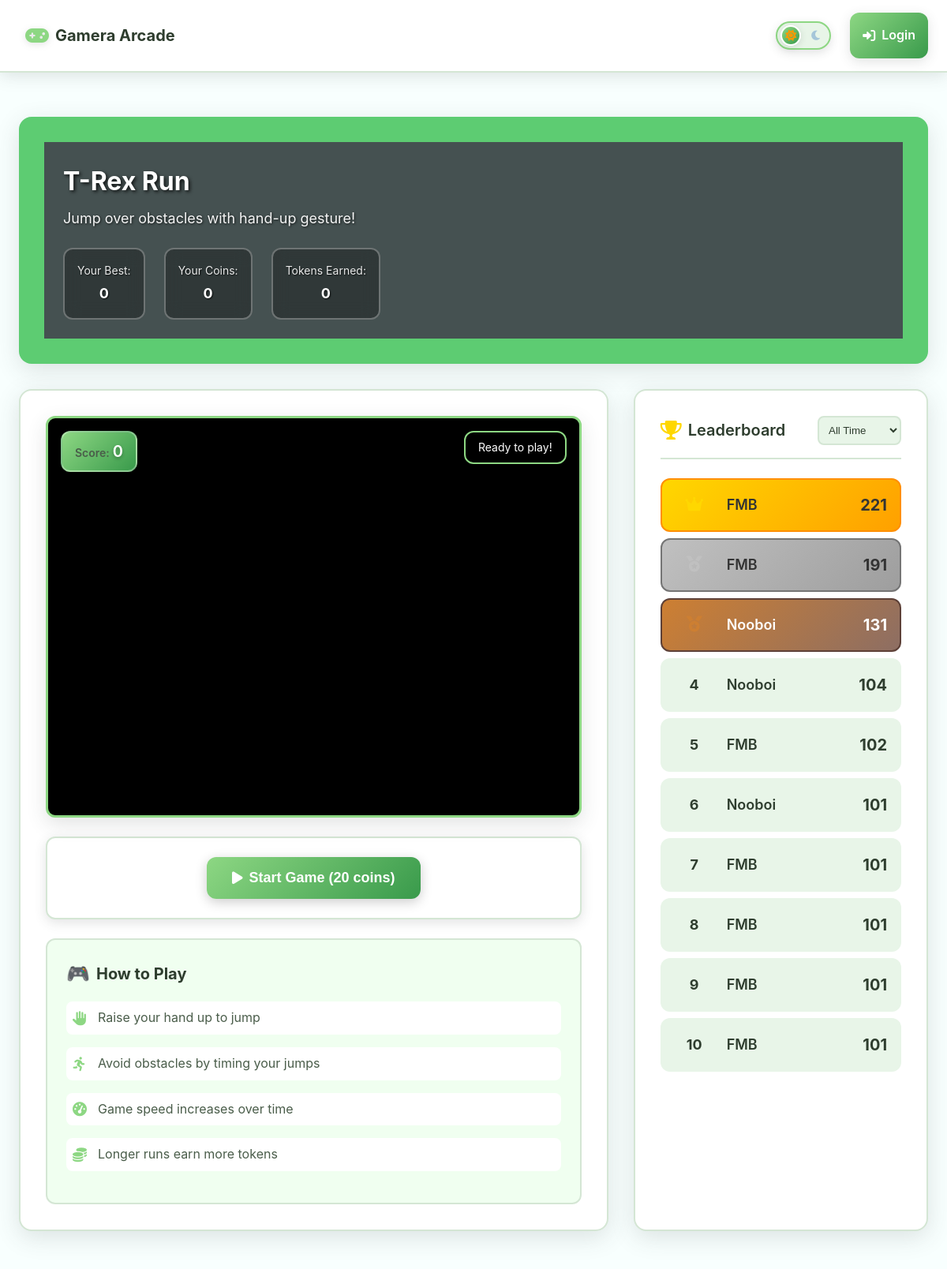
The page /game/trex_run (upper part) on the database as committed earlier.
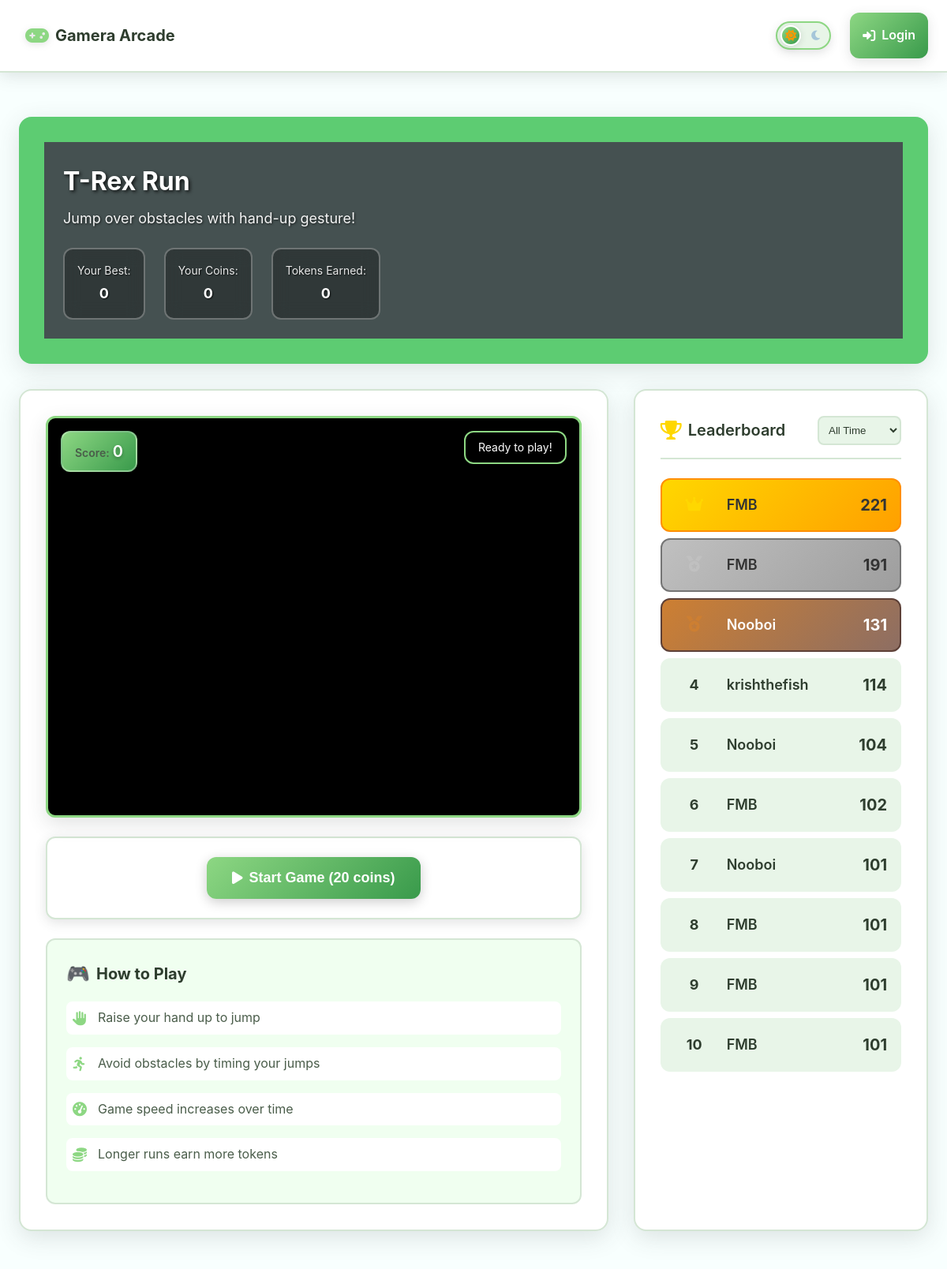
The same page on the database as committed later.
### app.py (models this page shows)
class Score(db.Model):
    id = db.Column(db.Integer, primary_key=True)
    user_id = db.Column(db.Integer, db.ForeignKey('user.id'), nullable=False)
    game_name = db.Column(db.String(50), nullable=False)
    score = db.Column(db.Integer, nullable=False)
    tokens_earned = db.Column(db.Integer, default=0)
    created_at = db.Column(db.DateTime, default=datetime.utcnow)

class User(db.Model):
    id = db.Column(db.Integer, primary_key=True)
    username = db.Column(db.String(80), unique=True, nullable=False)
    email = db.Column(db.String(120), unique=True, nullable=False)
    password_hash = db.Column(db.String(120), nullable=False)
    wallet_address = db.Column(db.String(42), nullable=True)  # Web3 wallet address
    tokens = db.Column(db.Integer, default=1000)  # Game tokens earned
    created_at = db.Column(db.DateTime, default=datetime.utcnow)
    scores = db.relationship('Score', backref='user', lazy=True)

### app.py (the view)
@app.route('/game/<game_id>')
def game(game_id):
    if game_id not in GAMES_CONFIG:
        flash('Game not found!', 'error')
        return redirect(url_for('index'))
    game_config = GAMES_CONFIG[game_id]
    leaderboard = db.session.query(Score, User.username)\
        .join(User)\
        .filter(Score.game_name == game_id)\
        .order_by(Score.score.desc())\
        .limit(10)\
        .all()
    user = None
    if 'user_id' in session:
        user = User.query.get(session['user_id'])
    return render_template('game.html',
                         game_id=game_id,
                         game_config=game_config,
                         leaderboard=leaderboard,
                         user=user)

### templates/game.html (shortened to what this page needs)
{% extends "layout.html" %}
{% block content %}
<div class="game-page">
  <div class="game-header">
      <div class="game-header-content">
          <div class="game-info" style="background-color:rgb(69, 81, 81);">
              <h1 class="game-title">{{ game_config.name }}</h1>
              <p class="game-description">{{ game_config.description }}</p>
              <div class="game-stats">
                  <div class="stat-item">
                      <span class="stat-label">Your Best:</span>
                      <span class="stat-value" id="personalBest">Loading...</span>
                  </div>
                  <div class="stat-item">
                      <span class="stat-label">Your Coins:</span>
                      <span class="stat-value" id="userCoins">{% if user %}{{ user.tokens }}{% else %}0{% endif %}</span>
                  </div>
                  <div class="stat-item">
                      <span class="stat-label">Tokens Earned:</span>
                      <span class="stat-value" id="tokensEarned">0</span>
                  </div>
              </div>
          </div>
      </div>
  </div>
  <div class="game-content">
      <div class="game-canvas-section">
          <div class="canvas-container">
              {% if game_config.status == 'active' %}
                  <div class="game-overlay-ui">
                      <div class="score-display">
                          <span class="score-label">Score:</span>
                          <span class="score-value" id="currentScore">0</span>
                      </div>
                      <div class="game-status" id="gameStatus">
                          Ready to play!
                      </div>
                  </div>
              {% endif %}
          </div>
          {% if game_config.status == 'active' %}
              <div class="game-controls-bottom">
                  <button class="game-btn primary" id="startGameBtn" onclick="startGame()">
                      <i class="fas fa-play"></i>
                      Start Game (20 coins)
                  </button>
              </div>
          {% endif %}
          <div class="game-instructions">
              <h3>How to Play</h3>
              {% if game_id == 'fruit_ninja' %}
                  <ul>
                      <li><i class="fas fa-hand-paper"></i> Show your hand to the camera</li>
                      <li><i class="fas fa-arrows-alt"></i> Make quick swipe gestures to slice fruits</li>
                      <li><i class="fas fa-target"></i> Don't let fruits fall - you'll lose lives!</li>
                      <li><i class="fas fa-coins"></i> Higher scores earn more tokens</li>
                      <li><i class="fas fa-lightbulb"></i> Make sure you have good lighting for hand detection</li>
                  </ul>
              {% elif game_id == 'trex_run' %}
                  <ul>
                      <li><i class="fas fa-hand-paper"></i> Raise your hand up to jump</li>
                      <li><i class="fas fa-running"></i> Avoid obstacles by timing your jumps</li>
                      <li><i class="fas fa-tachometer-alt"></i> Game speed increases over time</li>
                      <li><i class="fas fa-coins"></i> Longer runs earn more tokens</li>
                  </ul>
              {% endif %}
          </div>
      </div>
      <div class="leaderboard-section">
          <div class="leaderboard-header">
              <h3 class="leaderboard-title">
                  <i class="fas fa-trophy"></i>
                  Leaderboard
              </h3>
              <div class="leaderboard-filter">
                  <select id="leaderboardFilter" onchange="filterLeaderboard()">
                      <option value="all">All Time</option>
                  </select>
              </div>
          </div>
          <div class="leaderboard-list">
              {% if leaderboard %}
                  {% for score, username in leaderboard %}
                      <div class="leaderboard-item {% if loop.index <= 3 %}top-{{ loop.index }}{% endif %}">
                          <div class="rank">
                              {% if loop.index == 1 %}
                                  <i class="fas fa-crown gold"></i>
                              {% elif loop.index == 2 %}
                                  <i class="fas fa-medal silver"></i>
                              {% elif loop.index == 3 %}
                                  <i class="fas fa-medal bronze"></i>
                              {% else %}
                                  <span class="rank-number">{{ loop.index }}</span>
                              {% endif %}
                          </div>
                          <div class="player-info">
                              <span class="player-name">{{ username }}</span>
                              <span class="player-score">{{ score.score }}</span>
                          </div>
                      </div>
                  {% endfor %}
              {% else %}
                  <div class="empty-leaderboard">
                      <i class="fas fa-trophy"></i>
                      <p>No scores yet. Be the first to play!</p>
                  </div>
              {% endif %}
          </div>
      </div>
  </div>
</div>
{% endblock %}

### templates/layout.html (shortened to what this page needs)
<!DOCTYPE html>
<html lang="en">
<head>
    <link rel="stylesheet" href="{{ url_for('static', filename='css/style.css') }}">
    <link href="https://cdnjs.cloudflare.com/ajax/libs/font-awesome/6.0.0/css/all.min.css" rel="stylesheet">
</head>
<body>
    <nav class="navbar">
        <div class="nav-container">
            <div class="nav-brand">
                <a href="{{ url_for('index') }}" class="brand-link">
                    <i class="fas fa-gamepad brand-icon"></i>
                    <span class="brand-text">Gamera Arcade</span>
                </a>
            </div>
            <div class="nav-controls">
                <div class="theme-toggle">
                    <label for="theme-switch" class="theme-label">
                        <i class="fas fa-sun sun-icon"></i>
                        <i class="fas fa-moon moon-icon"></i>
                        <span class="toggle-slider"></span>
                    </label>
                </div>
                <div class="profile-dropdown">
                    {% if session.user_id %}
                        <button class="profile-btn" onclick="toggleDropdown()">
                            <i class="fas fa-user-circle"></i>
                            <span>{{ session.username }}</span>
                            <i class="fas fa-chevron-down dropdown-arrow"></i>
                        </button>
                        <div class="dropdown-menu" id="profileDropdown">
                            <a href="{{ url_for('profile') }}" class="dropdown-item">
                                <i class="fas fa-user"></i> Profile
                            </a>
                            <a href="#" class="dropdown-item" onclick="connectWallet()">
                                <i class="fas fa-wallet"></i> Connect Wallet
                            </a>
                            <div class="dropdown-divider"></div>
                            <a href="{{ url_for('logout') }}" class="dropdown-item">
                                <i class="fas fa-sign-out-alt"></i> Logout
                            </a>
                        </div>
                    {% else %}
                        <a href="{{ url_for('auth') }}" class="auth-btn">
                            <i class="fas fa-sign-in-alt"></i>
                            <span>Login</span>
                        </a>
                    {% endif %}
                </div>
            </div>
        </div>
    </nav>
    <main class="main-content">
        {% block content %}{% endblock %}
    </main>
</body>
</html>

Rows that differ between the two databases and show on the page:
no longer on this page (row unchanged): Score: username "FMB", score "101"
added Score: username "krishthefish", score "114"
